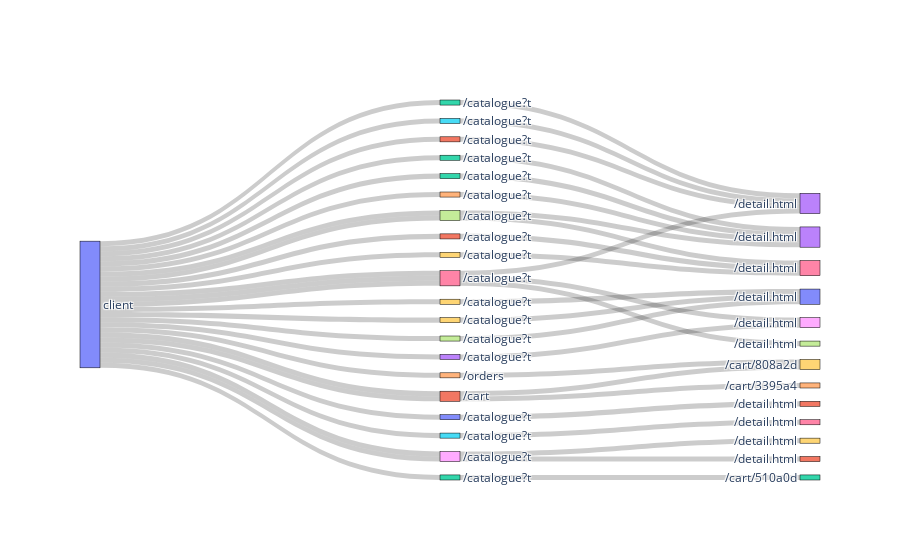

The cell this chart's notebook holds for it:
### Code cell
create_sankey(flows,50, num_dict,'least')

### Figure 1 — Plotly figure (JSON) as saved in the notebook; plotly's stock layout.template omitted (floating-point values rounded to 4 significant figures; data arrays with more than 128 entries replaced by an {"elided": "..."} marker saying what was removed)
{"data": [{"arrangement": "snap", "link": {"source": [0, 1, 0, 1, 0, 2, 0, 4, 0, 9, 0, 11, 0, 12, 0, 16, 0, 16, 0, 16, 0, 18, 0, 18, 0, 19, 0, 20, 0, 22, 0, 25, 0, 27, 0, 27, 0, 29, 0, 31, 0, 32, 0, 33, 0, 34, 0, 35, 0, 37, 0, 38, 0, 43, 0, 44, 0, 45, 0, 46, 0, 0, 48, 0, 49, 0, 0, 50, 0, 51, 0, 51, 0, 0, 52, 0, 52, 0, 0, 53, 0, 55, 0, 55, 0, 55, 0, 56, 0, 57, 0, 60, 0, 64, 0, 65], "target": [1, 49, 1, 54, 2, 3, 4, 49, 9, 10, 11, 6, 12, 52, 16, 3, 16, 8, 16, 17, 18, 39, 18, 41, 19, 10, 20, 21, 22, 23, 25, 3, 27, 6, 27, 23, 29, 6, 31, 3, 32, 23, 33, 8, 34, 23, 35, 36, 37, 10, 38, 39, 43, 36, 44, 41, 45, 6, 46, 3, 48, 48, 167, 49, 48, 50, 50, 48, 51, 50, 51, 52, 52, 52, 1, 52, 49, 53, 53, 55, 55, 1, 55, 48, 55, 52, 56, 8, 57, 6, 60, 6, 64, 3, 65, 23], "value": [1, 1, 1, 1, 1, 1, 1, 1, 1, 1, 1, 1, 1, 1, 1, 1, 1, 1, 1, 1, 1, 1, 1, 1, 1, 1, 1, 1, 1, 1, 1, 1, 1, 1, 1, 1, 1, 1, 1, 1, 1, 1, 1, 1, 1, 1, 1, 1, 1, 1]}, "node": {"label": {"elided": "15562 str values"}, "line": {"color": "black", "width": 0.5}, "pad": 15, "thickness": 20}, "type": "sankey"}], "layout": {}}
